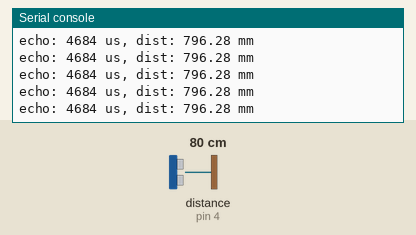
This program was run on a simulated MicroPython board. Parts: the last lines printed to the serial console. The test bench sets the inputs (shaded band); at power-on: distance to the obstacle (sensor on pin 4) 80 cm. The echo pulse lasts 58.3 µs per cm.

Above: at 1.2 s.
1.3 s: distance to the obstacle (sensor on pin 4) set to 2 cm
At 1.32 s:
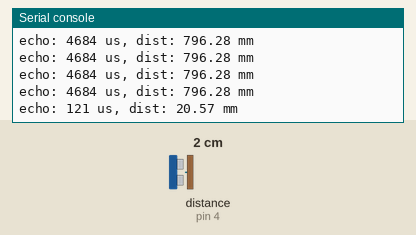
2.8 s: distance to the obstacle (sensor on pin 4) set to 4 cm
At 2.84 s:
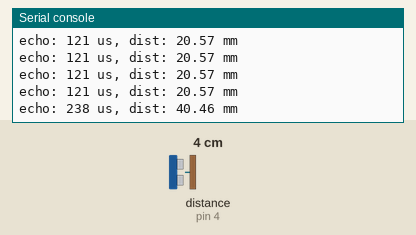
Timing chart, 0 to 5.8 s (numbered marks = the images above; inputs shaded):
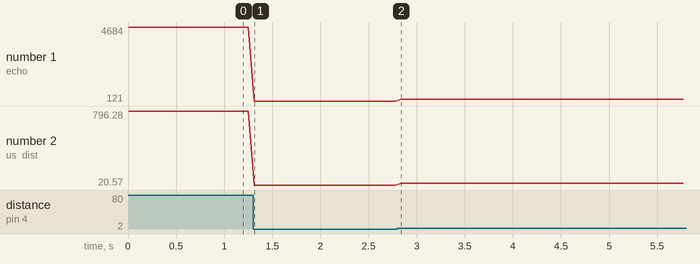

Measured:
- after the input at 1.3 s, the serial console: prints a new line at once (image 1)
- after the input at 2.8 s, the serial console: prints a new line at once (image 2)
- plotted number 1: 4684 → 121 after the input at 1.3 s, 121 → 238 after the input at 2.8 s
- plotted number 2: 796.28 → 20.57 after the input at 1.3 s, 20.57 → 40.46 after the input at 2.8 s

The program:

main.py
```python
from machine import Pin
import time
from esp_config import *

trig = Pin(D4, Pin.OUT)
echo = Pin(D2, Pin.IN)

while True:
    trig.value(0)
    time.sleep_us(2)
    trig.value(1)
    time.sleep_us(10)
    trig.value(0)

    while echo.value() == 0:
        pass


    start_time = time.ticks_us()
    prev_echo = 0

    while time.ticks_us() - start_time < 60000:
        echo_state = echo.value()


        if prev_echo and not echo_state:
            echo_time = time.ticks_us() - start_time
            dist = echo_time * 340.0 * 1e-3 / 2
            print(f"echo: {echo_time} us, dist: {dist} mm")
            prev_echo = 0
            break

        prev_echo  = echo_state

    if prev_echo:
        print("over range")

    time.sleep_ms(60)


    
```

esp_config.py
```python
CLK = 6
CMD = 11
D0 = 16
D1 = 5
D2 = 4
D3 = 0
D4 = 2
D5 = 14
D6 = 12
D7 = 13
D8 = 15
SD0 = 7
SD1 = 8
SD2 = 9
SD3 = 10
RX = 3
TX = 1
```
